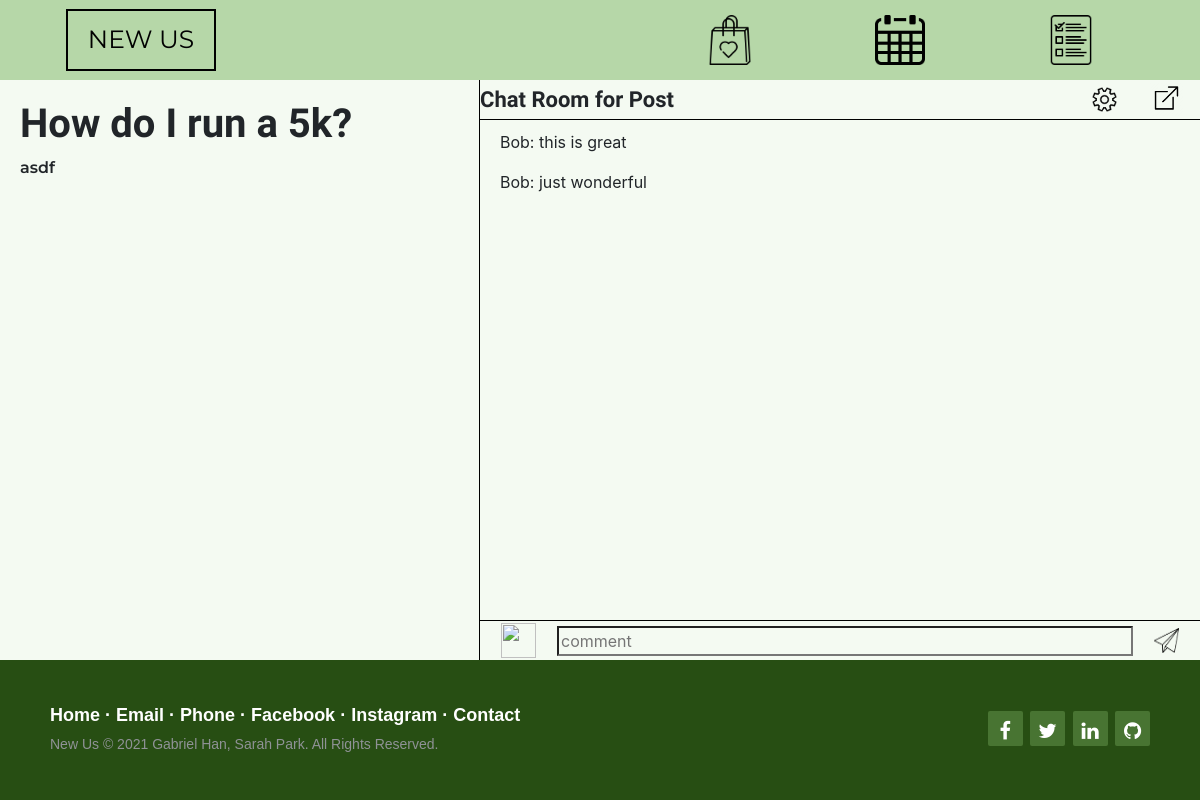
The app's page /chat/bab5adc1-37f4-4d20-816b-97a30c00933d (signed in) with its own data.
### files/databases.py (models this page shows, shortened)
class Post(db.Model):
  id = db.Column(db.Integer, primary_key=True)
  uuid = db.Column(db.String(50), unique=True)
  title = db.Column(db.String(500), nullable=False)
  post = db.Column(db.String, nullable=False)
  goalType = db.Column(db.String(10), nullable=False)
  user_id = db.Column(db.Integer, db.ForeignKey("user.id"), nullable=False)
  subposts = db.relationship("SubPost", backref="post", lazy=True)

class SubPost(db.Model):
  id = db.Column(db.Integer, primary_key=True)
  subpost = db.Column(db.String(1000), nullable=False)
  username = db.Column(db.String(20), nullable=False)
  user_id = db.Column(db.Integer, db.ForeignKey("user.id"), nullable=False)
  post_id = db.Column(db.Integer, db.ForeignKey("post.id"), nullable=False)

### files/routes.py (the view)
@app.route('/chat/<uuid>', methods=['GET', 'POST'])
@login_required
def chat(uuid):
    post = Post.query.filter_by(uuid=uuid).first()
    subposts = post.subposts
    return render_template("chat.html", post=post, subposts=subposts)

### files/ajax.py (called while the page is built)
@login_manager.user_loader
def load_user(user_id):
    return User.query.get(int(user_id))

### templates/chat.html (shortened to what this page needs)
{% extends "template.html" %}
{% block info %}
<link rel="stylesheet" href="{{url_for('static', filename='css/chat.css')}}">
{% endblock info %}
{% block nav %}
  <a href="#" class="nav-link"><img src="{{url_for('static', filename='images/heart bag.png')}}" class="right-image"></a>
  <a href="/calendar" class="nav-link"><img src="{{url_for('static', filename='images/calendar.png')}}" class="right-image"></a>
  <a href="/list" class="nav-link"><img src="{{url_for('static', filename='images/list.png')}}" class="right-image"></a>
{% endblock nav %}
{% block bodyContent %}
<div class="post">
  <h1>{{post.title}}</h1>
  <p>{{post.post}}</p>
</div>
<div class="chat">
  <div class="chat-hold">
    <div class="chat-title">Chat Room for Post</div>
    <div class="chat-right">
      <a href="#" class="nav-link"><img src="{{url_for('static', filename='images/settings.png')}}" class="small-image"></a>
      <a href="#" class="nav-link"><img src="{{url_for('static', filename='images/newtab.png')}}" class="medium-image"></a>
    </div>
  </div>
  <div id="subposts">
  {% for subpost in subposts %}
    <div class="subpost">
      <p>{{subpost.username}}: {{subpost.subpost}}</p>
    </div>
  {% endfor %}
  </div>
  <div class="send-bar">
    <img src="{{url_for('static', filename='images/smiley face.png')}}" class="medium-image">
    <input id="comment" placeholder="comment">
    <img src="{{url_for('static', filename='images/airplane.png')}}" class="small-image" onclick="addComment()">
  </div>
</div>
{% endblock bodyContent %}

### files/static/css/template.css (style rules this page uses)
.nav-link { color: black; }

### files/static/css/chat.css (style rules this page uses)
.right-image { width: 50px; height: 50px; }
.small-image { width: 25px; height: 25px; }
.medium-image { width: 35px; height: 35px; }
body { background-color: rgb(244, 250, 242); overflow-x: hidden; }
.post { width: 40vw; height: calc(100vh - 220px); border-right: 1px black solid; padding: 20px; }
.chat { width: 60vw; height: calc(100vh - 220px); }
.chat-hold { display: flex; align-items: center; justify-content: space-between; border-bottom: 1px black solid; height: 40px; }
.chat-title { font-size: 22; font-weight: bold; font-family: "Kalam" }
.chat-right { display: flex; justify-content: space-evenly; align-items: center; }
.send-bar { display: flex; align-items: center; justify-content: space-evenly; height: 40px; border-top: 1px black solid }
#comment { width: 80%; background-color: transparent; }
#subposts { height: calc(100% - 80px); padding: 10px 20px; }
h1 { font-family: 'Kalam'; font-weight: bold; }
.post p { font-family: 'Montserrat'; font-weight: 600; }

### records on screen
Post: title "How do I run a 5k?", post "asdf"
SubPost: username "Bob", subpost "this is great"
SubPost: username "Bob", subpost "just wonderful"
